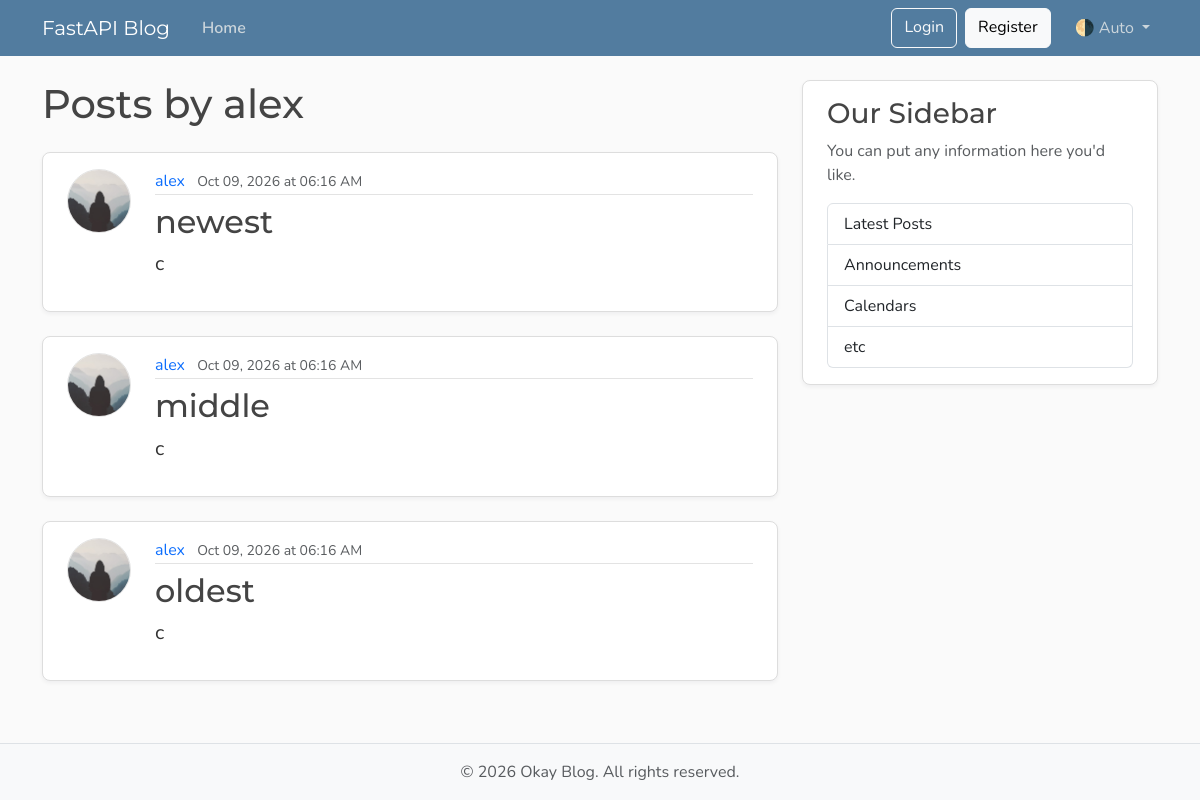
The page /users/1/posts on the database its author committed.
### app/models.py (models this page shows, shortened)
class User(Base):
    __tablename__ = "users"
    id: Mapped[int] = mapped_column(Integer, primary_key=True, index=True)
    username: Mapped[String] = mapped_column(String(50), unique=True, nullable=False)
    email: Mapped[String] = mapped_column(String(50), unique=True, nullable=False)
    image_file: Mapped[str | None] = mapped_column(String(200), nullable=True)
    posts: Mapped[list["Post"]] = relationship(back_populates="author")

class Post(Base):
    __tablename__ = "posts"
    id: Mapped[int] = mapped_column(Integer, primary_key=True, index=True)
    title: Mapped[str] = mapped_column(String(100), nullable=False)
    content: Mapped[str] = mapped_column(Text, nullable=False)
    user_id: Mapped[int] = mapped_column(
        ForeignKey("users.id"),
        nullable=False,
        index=True,
    )
    date_posted: Mapped[datetime] = mapped_column(
        DateTime(timezone=True),
        default=lambda: datetime.now(UTC),
    )
    author: Mapped[User] = relationship(back_populates="posts")

### app/app.py (the view)
@app.get("/users/{user_id}/posts", include_in_schema=False, name="user_posts")
def user_posts_page(request: Request, user_id: int, db: DbDep):
    result = db.execute(select(models.User).where(models.User.id == user_id))
    user = result.scalars().first()
    if not user:
        raise HTTPException(
            status_code=status.HTTP_404_NOT_FOUND, detail="User Not Found"
        )
    result = db.execute(
        select(models.Post)
        .where(models.Post.user_id == user_id)
        .order_by(models.Post.date_posted.desc(), models.Post.id.desc())
    )
    posts = result.scalars().all()
    return templates.TemplateResponse(
        request,
        "user_posts.html",
        {"posts": posts, "user": user, "title": f"{user.username}'s Posts"},
    )

### templates/user_posts.html
{% extends "layout.html" %}
{% block content %}
    <h1 class="mb-4">Posts by {{ user.username }}</h1>
    {% for post in posts %}
        <article class="content-section py-3 px-4 mb-4">
            <div class="d-flex align-items-start gap-4">
                <img class="rounded-circle article-img flex-shrink-0"
                     src="{{ post.author.image_path }}"
                     alt="{{ post.author.username }}'s profile picture"
                     width="64"
                     height="64"
                     loading="lazy">
                <div class="flex-grow-1">
                    <div class="article-metadata mb-2">
                        <a class="me-2"
                           href="{{ url_for('user_posts', user_id=post.author.id) }}">{{ post.author.username }}</a>
                        <small class="text-body-secondary">{{ post.date_posted | friendly_date }}</small>
                    </div>
                    <h2>
                        <a class="article-title"
                           href="{{ url_for('post_details', post_id=post.id) }}">{{ post.title }}</a>
                    </h2>
                    <p class="article-content">{{ post.content | truncate(240) }}</p>
                </div>
            </div>
        </article>
    {% else %}
        <p class="text-body-secondary">No posts by this user yet.</p>
    {% endfor %}
{% endblock content %}

### static/css/main.css (style rules this page uses)
:root { --font-heading: "Montserrat", system-ui, -apple-system, BlinkMacSystemFont, sans-serif; --font-body: "Nunito", system-ui, -apple-system, BlinkMacSystemFont, sans-serif; --color-bg-body: #fafafa; --color-bg-content: #ffffff; --color-text-primary: #333333; --color-text-heading: #444444; --color-steel: #527c9f; --color-nav-link: #cbd5db; --color-nav-link-hover: #ffffff; --color-link-hover: #428bca; --color-border: #dddddd; --color-border-light: #e3e3e3; --spacing-xl: 5rem; --article-img-size: 4rem; --account-img-size: 7.813rem; }
body { font-family: var(--font-body); background: var(--color-bg-body); color: var(--color-text-primary); }
h1, h2, h3, h4, h5, h6 { font-family: var(--font-heading); color: var(--color-text-heading); }
a { text-decoration: none; }
.content-section { background: var(--color-bg-content); border: 1px solid var(--color-border); border-radius: 0.5rem; box-shadow: 0 2px 4px rgba(15, 23, 42, 0.05); transition: box-shadow 0.15s ease, transform 0.15s ease, border-color 0.15s ease; }
.article-title { color: var(--color-text-heading); transition: color 0.2s ease-in-out; }
.article-content { white-space: pre-line; font-size: 1.25rem; }
.article-img { height: var(--article-img-size); width: var(--article-img-size); flex-shrink: 0; object-fit: cover; border: 1px solid var(--color-border-light); box-shadow: 0 0 0 2px var(--color-bg-content); }
.article-metadata { padding-bottom: 0.063rem; border-bottom: 1px solid var(--color-border-light); }
.article-metadata a { transition: color 0.2s ease-in-out; }

### rows shown on the page
User: username "alex"
Post: author.username "alex", date_posted|friendly_date "Oct 09, 2026 at 06:16 AM", title "newest", content "c"
Post: author.username "alex", date_posted|friendly_date "Oct 09, 2026 at 06:16 AM", title "middle", content "c"
Post: author.username "alex", date_posted|friendly_date "Oct 09, 2026 at 06:16 AM", title "oldest", content "c"
